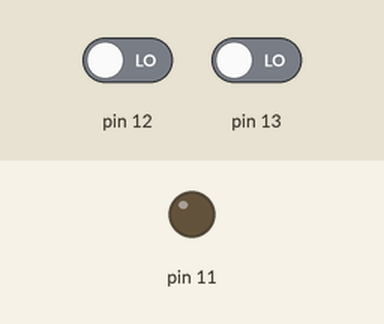
This sketch was run on a simulated Arduino Uno, built with avr-gcc and run on an emulated ATmega328P. Parts: output pins drawn as LEDs (lit = HIGH). The inputs (shaded band) are chosen by the test bench; at power-on: pin 12 LOW, pin 13 LOW.

Above: at 1.2 s.
1.3 s: pin 12 driven HIGH
At 2.5 s:
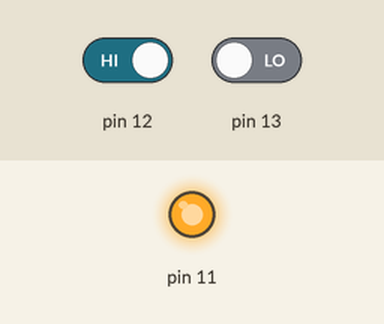
2.8 s: pin 12 driven LOW
At 3.7 s:
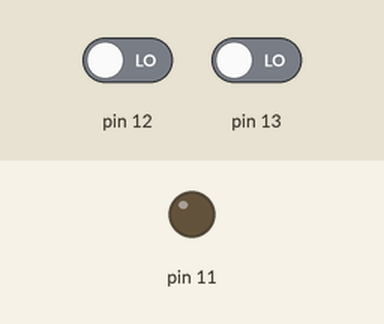
4.3 s: pin 13 driven HIGH
At 4.8 s:
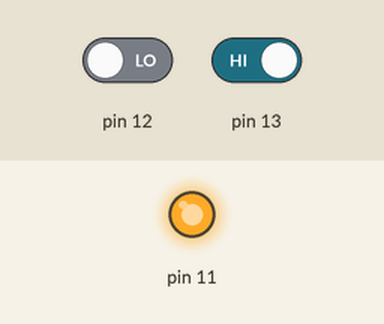
Timing chart, 0 to 7.3 s (numbered marks = the images above; inputs shaded):
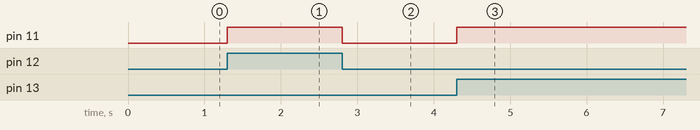

Measured:
- after the input at 1.3 s, pin 11: LOW → HIGH at once
- after the input at 2.8 s, pin 11: HIGH → LOW at once
- after the input at 4.3 s, pin 11: LOW → HIGH at once

The sketch:

AND__Serial_.ino
```cpp
int input1, input2;
void setup() {
  pinMode(13, INPUT);
  pinMode(12,INPUT);
  pinMode(11,OUTPUT);
  Serial.begin(9600);

}

void loop() {
  input1= digitalRead(13);
  input2= digitalRead(12);

  if((input1==HIGH)|| (input2==HIGH)){
    digitalWrite(11,HIGH);
  }

  else{
    digitalWrite(11,LOW);
  }

}
```
